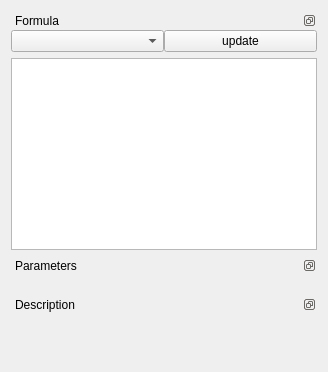
<?xml version="1.0" encoding="UTF-8"?>
<ui version="4.0">
 <class>Form</class>
 <widget class="QWidget" name="Form">
  <property name="geometry">
   <rect>
    <x>0</x>
    <y>0</y>
    <width>328</width>
    <height>372</height>
   </rect>
  </property>
  <property name="windowTitle">
   <string>Form</string>
  </property>
  <layout class="QVBoxLayout" name="verticalLayout_5">
   <item>
    <widget class="QDockWidget" name="dockWidget">
     <property name="floating">
      <bool>false</bool>
     </property>
     <property name="features">
      <set>QDockWidget::DockWidgetFloatable|QDockWidget::DockWidgetMovable</set>
     </property>
     <property name="windowTitle">
      <string>Formula</string>
     </property>
     <widget class="QWidget" name="dockWidgetContents">
      <layout class="QGridLayout" name="gridLayout">
       <property name="margin">
        <number>0</number>
       </property>
       <property name="spacing">
        <number>0</number>
       </property>
       <item row="0" column="1">
        <widget class="QComboBox" name="comboBox">
         <property name="editable">
          <bool>false</bool>
         </property>
         <property name="sizeAdjustPolicy">
          <enum>QComboBox::AdjustToMinimumContentsLength</enum>
         </property>
        </widget>
       </item>
       <item row="0" column="2">
        <widget class="QPushButton" name="toolButton">
         <property name="text">
          <string>update</string>
         </property>
        </widget>
       </item>
      </layout>
     </widget>
    </widget>
   </item>
   <item>
    <widget class="QPlainTextEdit" name="plainTextEdit"/>
   </item>
   <item>
    <widget class="QDockWidget" name="dockWidget_2">
     <property name="features">
      <set>QDockWidget::DockWidgetFloatable|QDockWidget::DockWidgetMovable</set>
     </property>
     <property name="windowTitle">
      <string>Parameters</string>
     </property>
     <widget class="QWidget" name="dockWidgetContents_2">
      <layout class="QVBoxLayout" name="verticalLayout_2">
       <property name="spacing">
        <number>0</number>
       </property>
       <property name="margin">
        <number>0</number>
       </property>
       <item>
        <layout class="QGridLayout" name="gridLayout_2">
         <property name="spacing">
          <number>0</number>
         </property>
        </layout>
       </item>
      </layout>
     </widget>
    </widget>
   </item>
   <item>
    <widget class="QDockWidget" name="dockWidget_3">
     <property name="features">
      <set>QDockWidget::DockWidgetFloatable|QDockWidget::DockWidgetMovable</set>
     </property>
     <property name="windowTitle">
      <string>Description</string>
     </property>
     <widget class="QWidget" name="dockWidgetContents_3">
      <layout class="QVBoxLayout" name="verticalLayout_6">
       <property name="spacing">
        <number>0</number>
       </property>
       <property name="margin">
        <number>0</number>
       </property>
       <item>
        <layout class="QVBoxLayout" name="verticalLayout_4">
         <property name="spacing">
          <number>0</number>
         </property>
        </layout>
       </item>
      </layout>
     </widget>
    </widget>
   </item>
   <item>
    <spacer name="verticalSpacer">
     <property name="orientation">
      <enum>Qt::Vertical</enum>
     </property>
     <property name="sizeType">
      <enum>QSizePolicy::Expanding</enum>
     </property>
     <property name="sizeHint" stdset="0">
      <size>
       <width>20</width>
       <height>17</height>
      </size>
     </property>
    </spacer>
   </item>
  </layout>
 </widget>
 <resources/>
 <connections/>
</ui>
